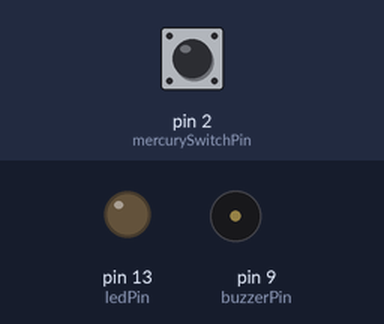
This sketch was run on a simulated Arduino Uno, built with avr-gcc and run on an emulated ATmega328P. On the bench: output pins drawn as LEDs (lit = HIGH), buzzer (waves = sounding). Inputs (shaded band) come from the test bench; at power-on: pin 2 (mercurySwitchPin) LOW.

Above: at 1.2 s.
1.3 s: pin 2 (mercurySwitchPin) pulled HIGH for 0.15 s
At 1.37 s:
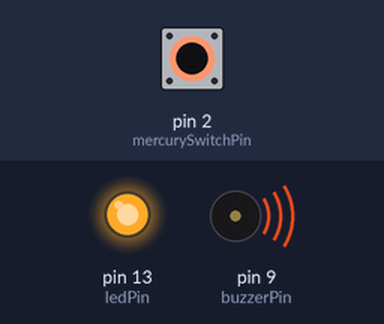
2.9 s: pin 2 (mercurySwitchPin) pulled HIGH for 3.2 s
At 6.9 s:
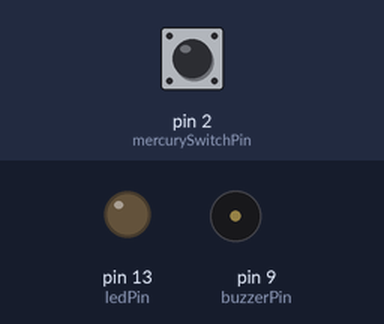
Timing chart, 0 to 8.4 s (numbered marks = the images above; inputs shaded):
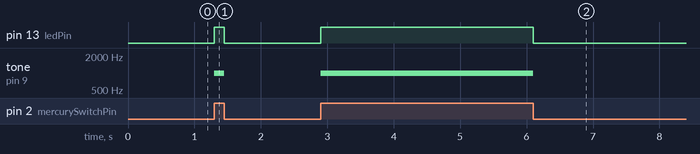

The sketch:

tilt_led_buzzer.ino
```cpp
const int mercurySwitchPin = 2; // 水銀開關接到 D2
const int ledPin = 13;          // LED 燈接到 D13
const int buzzerPin = 9;        // 蜂鳴器接到 D9

void setup() {
  pinMode(mercurySwitchPin, INPUT);
  pinMode(ledPin, OUTPUT);
  pinMode(buzzerPin, OUTPUT);
}

void loop() {
  int tiltState = digitalRead(mercurySwitchPin);

  if (tiltState == HIGH) { // 偵測到傾斜
    digitalWrite(ledPin, HIGH);
    tone(buzzerPin, 1000); // 蜂鳴器發出 1000Hz 聲音
  } else {
    digitalWrite(ledPin, LOW);
    noTone(buzzerPin); // 停止蜂鳴器
  }
}
```

random_draw.ino
```cpp

```

servo_basic.ino
```cpp

```

Measured:
- after the input at 1.3 s, pin 13 (ledPin): LOW → HIGH at once, → LOW 0.15 s later; tone on pin 9 (buzzerPin): silent → 1000 Hz at once, → silent 0.15 s later
- after the input at 2.9 s, pin 13 (ledPin): LOW → HIGH at once, → LOW 3.2 s later; tone on pin 9 (buzzerPin): silent → 1000 Hz at once, → silent 3.2 s later
